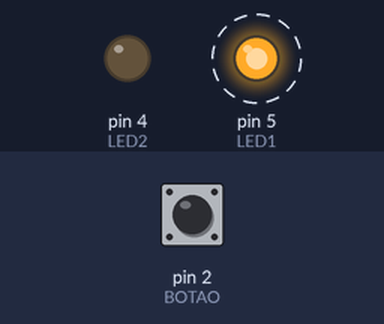
Recording of a sketch running on a simulated Arduino Uno, built with avr-gcc and run on an emulated ATmega328P. On the bench: output pins drawn as LEDs (lit = HIGH). Dashed ring = blinking. The inputs (shaded band) are chosen by the test bench; at power-on: pin 2 (BOTAO) HIGH.

Above: at 4.25 s.
5.1 s: pin 2 (BOTAO) pulled LOW for 0.15 s
At 6.2 s:
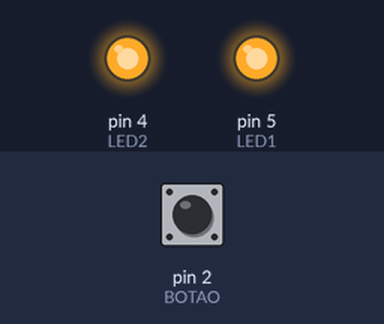
At 6.75 s:
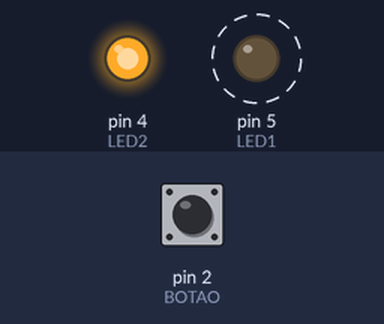
Timing chart, 0 to 14.2 s (numbered marks = the images above; inputs shaded):
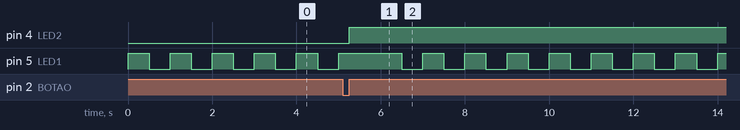

Measured:
- after the input at 5.1 s, pin 4 (LED2): LOW → HIGH after 0.15 s
- by itself, pin 5 (LED1): alternates HIGH for 0.50 s and LOW for 0.50 s

The sketch:

Aula_6-Exercicio_1.ino
```cpp
#define LED1 (1<<PD5)
#define LED2 (1<<PD4)
#define BOTAO (1<<PD2)

ISR(INT0_vect)
{
  PORTD |= LED2 ;//Liga LED2
  _delay_ms (1000);//Espera 1s
}
int main()
{
  DDRD |= LED1 | LED2;//Leds definidos como saídas
  PORTD |= BOTAO; //Habilita pull-up no BOTAO

  //PORTD = 0;//desliga as saídas do PORTD (os leds)
  EICRA |= (1<<ISC00) | (1<<ISC01);//gera transição de subida
  EIMSK |= (1<<INT0);//liga int0
  sei();//liga o serviço de interrupções

  while(1){
    PORTD |= LED1;
    _delay_ms(500);
    PORTD &=~ LED1;
    _delay_ms(500);
  }
}
```
